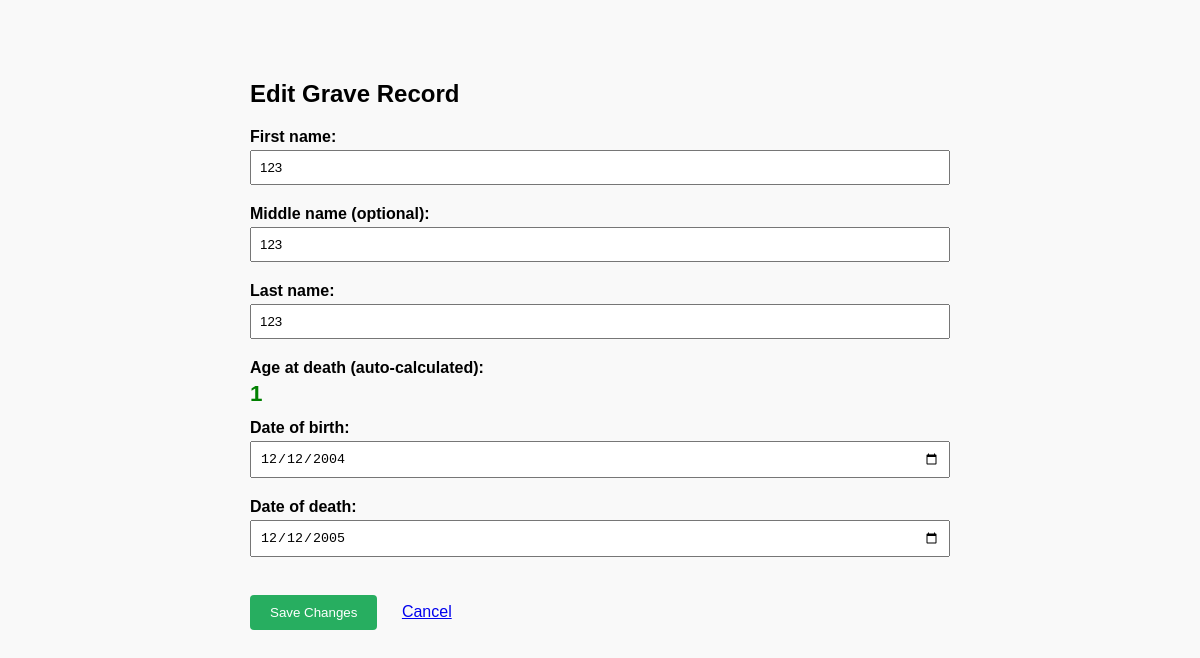
Page /admin/mapi/edit.php?id=1 on the committed database.
### tables this page shows
CREATE TABLE `mapi` (
  `id` int(11) NOT NULL,
  `first_name` varchar(80) NOT NULL,
  `middle_name` varchar(80) DEFAULT NULL,
  `last_name` varchar(80) NOT NULL,
  `plot_id` varchar(10) NOT NULL DEFAULT 'A1',
  `floor_number` tinyint(3) UNSIGNED NOT NULL DEFAULT 1,
  `circle_group` varchar(10) NOT NULL DEFAULT 'A-01',
  `group_code` varchar(10) NOT NULL DEFAULT 'A-01',
  `age_at_death` int(11) NOT NULL,
  `birth_date` date NOT NULL,
  `death_date` date NOT NULL,
  `created_at` timestamp NOT NULL DEFAULT current_timestamp(),
  `contract_start` date DEFAULT NULL,
  `contract_end` date DEFAULT NULL
);

### admin/mapi/edit.php (the view, shortened to what this page needs)
<?php
require_once 'db_connect.php';
$id = (int)($_GET['id'] ?? 0);
$row = $conn->query("SELECT * FROM mapi WHERE id = $id")->fetch_assoc();
?>
<!DOCTYPE html>
<html lang="en">
<head>
</head>
<body>
<h2>Edit Grave Record</h2>
<form action="update.php" method="post">
    <label>First name:</label>
    <input type="text" name="first_name" value="<?= htmlspecialchars($row['first_name']) ?>" required>
    <label>Middle name (optional):</label>
    <input type="text" name="middle_name" value="<?= htmlspecialchars($row['middle_name'] ?? '') ?>">
    <label>Last name:</label>
    <input type="text" name="last_name" value="<?= htmlspecialchars($row['last_name']) ?>" required>
    <label>Age at death (auto-calculated):</label>
    <div id="age-preview"><?= $row['age_at_death'] ?></div>
    <label>Date of birth:</label>
    <input type="date" name="birth_date" value="<?= $row['birth_date'] ?>" required onchange="updateAge()">
    <label>Date of death:</label>
    <input type="date" name="death_date" value="<?= $row['death_date'] ?>" required onchange="updateAge()">
    <div style="margin-top: 30px;">
        <button type="submit">Save Changes</button>
        <a href="mapi.php" style="margin-left:20px;">Cancel</a>
    </div>
</form>
</body>
</html>

### admin/mapi/edit.php (style rules this page uses)
body { font-family: Arial, sans-serif; max-width: 700px; margin: 40px auto; padding: 20px; background: #f9f9f9; }
label { display: block; margin: 12px 0 4px; font-weight: bold; }
input { width: 100%; padding: 8px; box-sizing: border-box; margin-bottom: 8px; }
button { padding: 10px 20px; background: #27ae60; color: white; border: none; border-radius: 4px; cursor: pointer; }
#age-preview { font-size: 1.4em; font-weight: bold; color: green; }

### rows in the picture
mapi: first_name "123", middle_name "123", last_name "123", age_at_death "1", birth_date "12/12/2004", death_date "12/12/2005"
